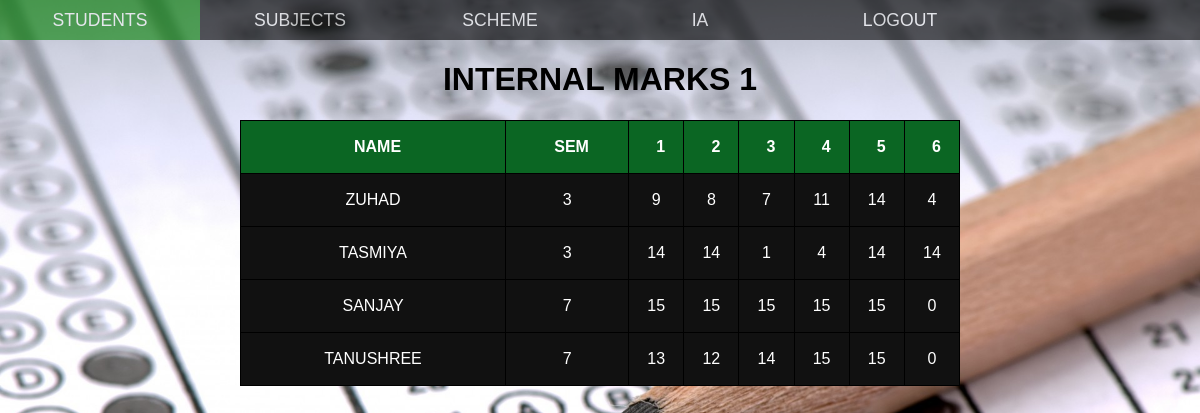
Screenshot of /show1.php with the database file from the repository.
### tables this page shows
CREATE TABLE `ia1` (
  `id` int(11) NOT NULL,
  `name` varchar(255) NOT NULL,
  `sem` int(11) NOT NULL,
  `one` int(11) NOT NULL,
  `two` int(11) NOT NULL,
  `three` int(11) NOT NULL,
  `four` int(11) NOT NULL,
  `five` int(11) NOT NULL,
  `six` int(11) NOT NULL
);

### show1.php (the view, shortened to what this page needs)
<?php
  require('./include/db.php');
  $query = 'SELECT * FROM ia1 order by sem';
  $result = mysqli_query($conn, $query);
  $posts = mysqli_fetch_all($result, MYSQLI_ASSOC);
?>
<!DOCTYPE html>
<html>
<head>
    <link rel="stylesheet" href="./css/style.css">
</head>
<body>
    <header>
        <nav class="container">
                <ul>
                <li ><a href="students.php">STUDENTS</a></li>
                    <li ><a href="subjects.php">SUBJECTS</a></li>
                    <li ><a href="scheme.php">SCHEME</a></li>
                    <li ><a href="ia.php">IA</a></li>
                    <li><a href="logout.php">LOGOUT</a></li>
                </ul>
        </nav>
    </header>
    <div class="post">
    <h1 id="title">INTERNAL MARKS 1</h1>
        <div class="users">
            <table>
                <tr>
                    <th>NAME</th>
                    <th>SEM</th>
                    <th>1</th>
                    <th>2</th>
                    <th>3</th>
                    <th>4</th>
                    <th>5</th>
                    <th>6</th>
                </tr>
                <?php foreach($posts as $post): ?>
                <tr>
                    <td><?php echo $post['name'];?></td>
                    <td><?php echo $post['sem'];?></td>
                    <td><?php echo $post['one'];?></td>
                    <td><?php echo $post['two'];?></td>
                    <td><?php echo $post['three'];?></td>
                    <td><?php echo $post['four'];?></td>
                    <td><?php echo $post['five'];?></td>
                    <td><?php echo $post['six'];?></td>
                </tr>
                <?php endforeach;?>
            </table>
        </div>
    </div>
</body>
</html>

### css/style.css (style rules this page uses)
body { font-family: 'Franklin Gothic Medium', 'Arial Narrow', 'Arial', 'sans-serif'; background: url('../images/cat-exam-wallpaper-0216.jpg'); background-size: cover; background-repeat: no-repeat; padding: 0; margin: 0; }
ul li a { text-decoration: none; color: white; display: block; }
ul { margin:0; padding: 0; list-style: none; width: 100%; }
ul li { float: left; width: 200px; height: 40px; color: white; line-height: 40px; text-align: center; font-size: 1.1rem; }
header { width: 100%; margin: 0; padding: 0; background-color: black; opacity: 0.6; }
.container { width: 100%; margin: auto; overflow: hidden; }
table { margin: auto; border-collapse: collapse; width: 60%; text-transform: uppercase; text-align: center; padding: 15px; background-color: #111; color: white; }
th { height: 50px; padding-left: 10px; }
td { height: 50px; }
table th, td { border:1px solid black; }
tr:first-child { background-color: #0B6623; }
.post h1 { text-align: center; }
.users tr { height: 50px; }

### rows the page displays
ia1: name "ZUHAD", sem "3", one "9", two "8", three "7", four "11", five "14", six "4"
ia1: name "TASMIYA", sem "3", one "14", two "14", three "1", four "4", five "14", six "14"
ia1: name "SANJAY", sem "7", one "15", two "15", three "15", four "15", five "15", six "0"
ia1: name "TANUSHREE", sem "7", one "13", two "12", three "14", four "15", five "15", six "0"
